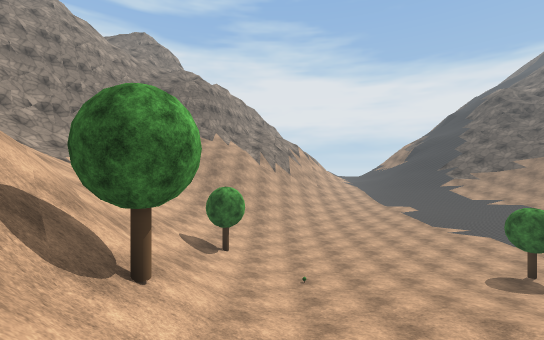
View 1 (above)

18 first-person views from a walk through a 3-D level made in the Unity game engine. The camera is 1.2 m above the floor, looks level and sees 90° across. The floor is counted in squares, 2 m on a side. Each view is taken from the middle of a square. On the plan, view 1 faces up. The plan holds only what a view shows up to about 9 squares ahead; the rest is blank. The place goes on beyond the plan. Some trees and plants on the terrain are drawn as simple stand-ins. The player character is not drawn. Surface patterns are stand-ins for the level's own textures.

View 2
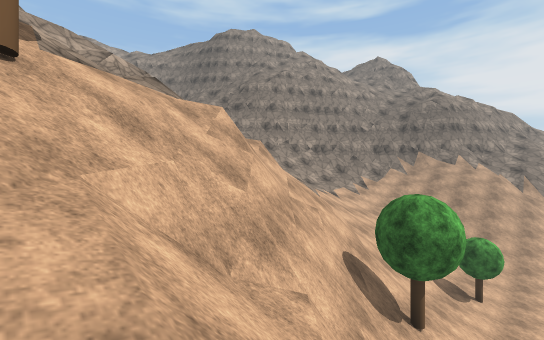

View 3
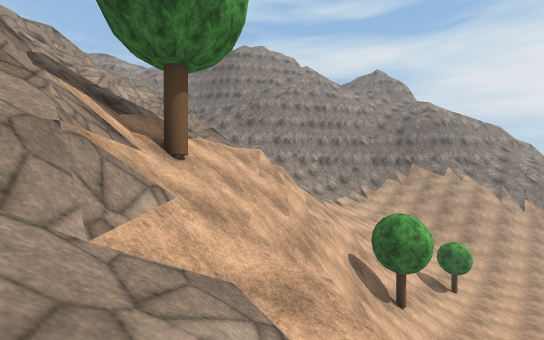

View 4
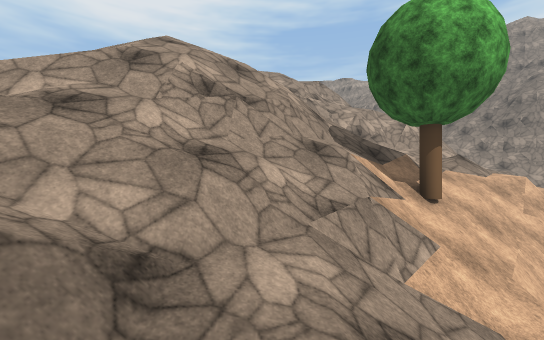

View 5
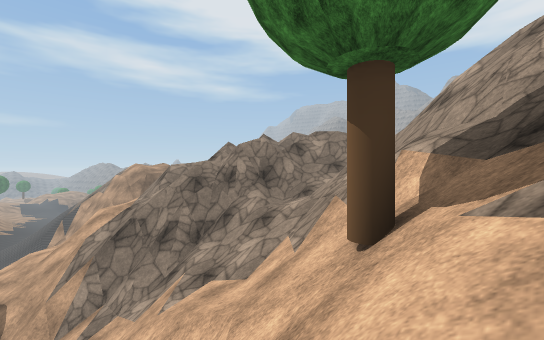

View 6
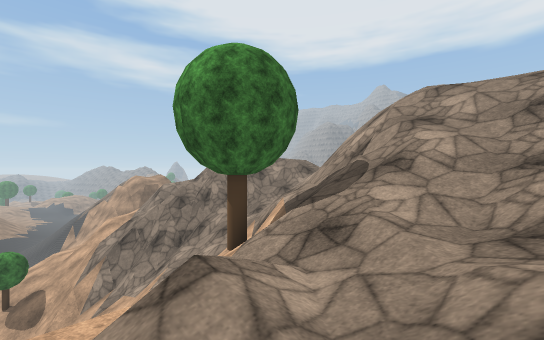

View 7
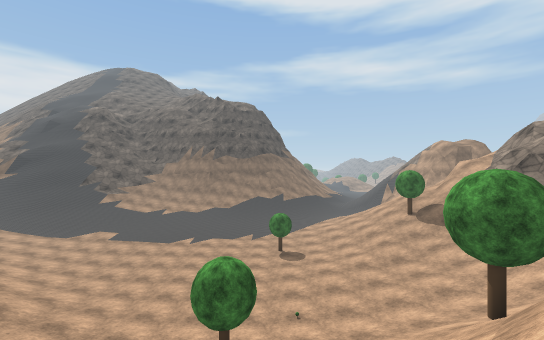

View 8
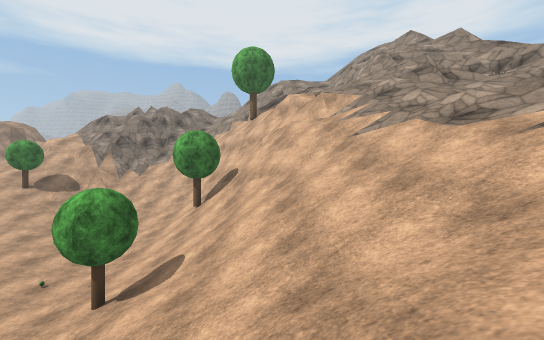

View 9
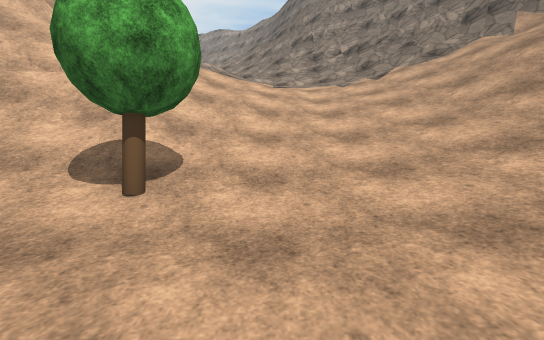

View 10
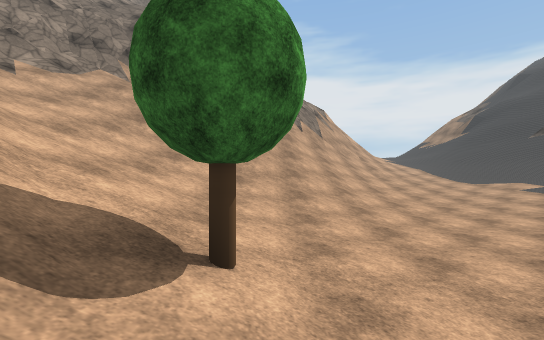

View 11
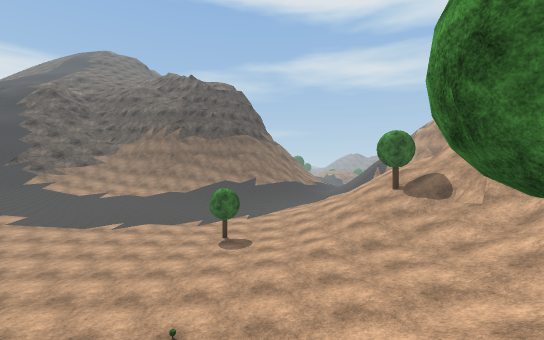

View 12
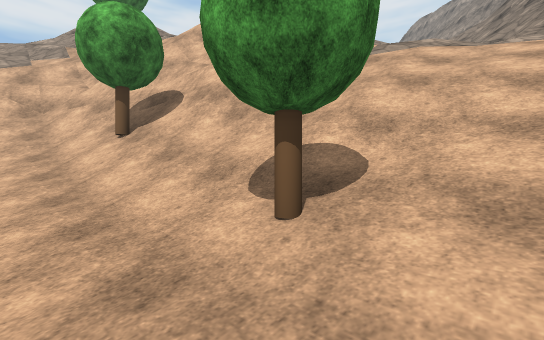

View 13
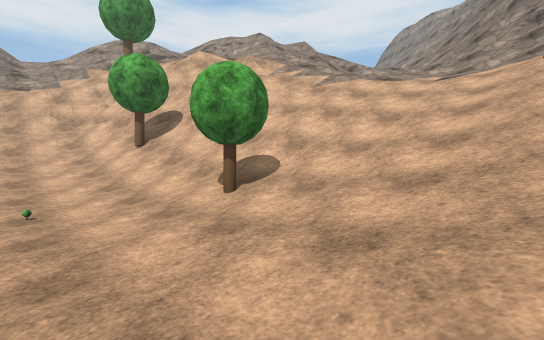

View 14
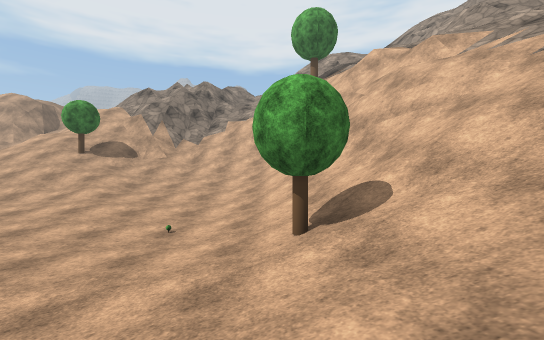

View 15
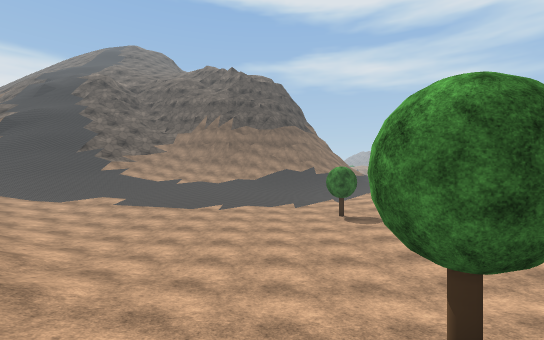

View 16
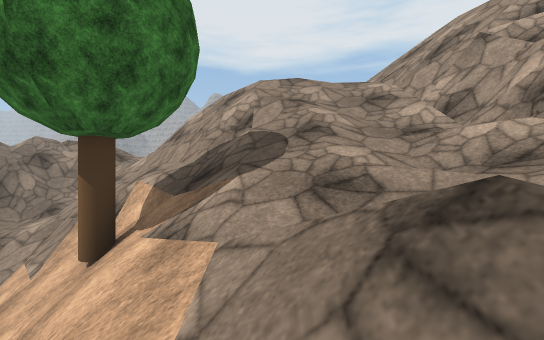

View 17
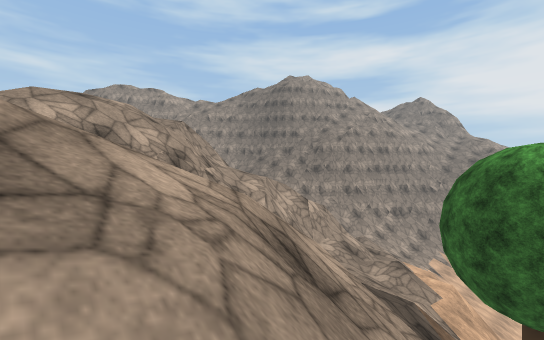

View 18
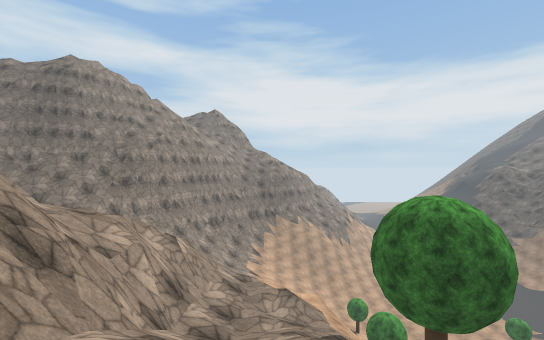

### Floor plan
Key: @ floor where view 1 was taken; # wall or solid block; x gap in a wall; . main floor; : floor 0.75 m higher than the main floor; + floor 8 m higher than the main floor; * floor 9.5 m higher than the main floor; % floor 10.5 m higher than the main floor; & floor 16.75 m higher than the main floor; / step, stairs or slope; = window, fence, low wall or low ledge; v drop or lower ground; T tree; O other object.
Columns run from 12 left of view 1 to 6 right of it. Each row starts with its distance up from view 1.
 17                  /:
 16     v##        //::
 15    ###//   /////:.:
 14    ##////  /////...
 13     ////// ////....
 12     //////////.....
 11 ##///////////......
 10  ///////////.......
  9 ////////////.......
  8 ///////////T.......
  7    ++///////......T
  6   //////////.O.....
  5  ///////#////..::..
  4  =////=//=///:::/:/
  3  /v////=/#T//:::///
  2    ////####////////
  1    ////%###///////T
  0   //#/////#=@///=//
 -1   /=#/////#////==v/
 -2  ///#////T/////xv//
 -3  #//#////=/////#v/
 -4  ///#///=//////#
 -5   //#////#///*/#
 -6   ////&///=///=#
 -7   /// /////////
 -8         ///////

Where each view was taken, in squares from view 1:
view 1: 0 up, 0 right, facing up
view 2: 2 down, 0 right, facing up-left
view 3: 4 down, 1 right, facing up-left
view 4: 5 down, 2 right, facing left
view 5: 0 up, 4 left, facing down-right
view 6: 1 up, 7 left, facing down-right
view 7: 7 up, 6 left, facing right
view 8: 12 up, 4 left, facing down
view 9: 9 up, 1 right, facing left
view 10: 6 up, 1 left, facing up
view 11: 5 up, 3 left, facing right
view 12: 9 up, 0 right, facing down-left
view 13: 11 up, 1 right, facing down-left
view 14: 11 up, 1 left, facing down
view 15: 9 up, 3 left, facing right
view 16: 1 up, 5 left, facing down
view 17: 7 down, 3 left, facing up-left
view 18: 7 down, 6 left, facing up
